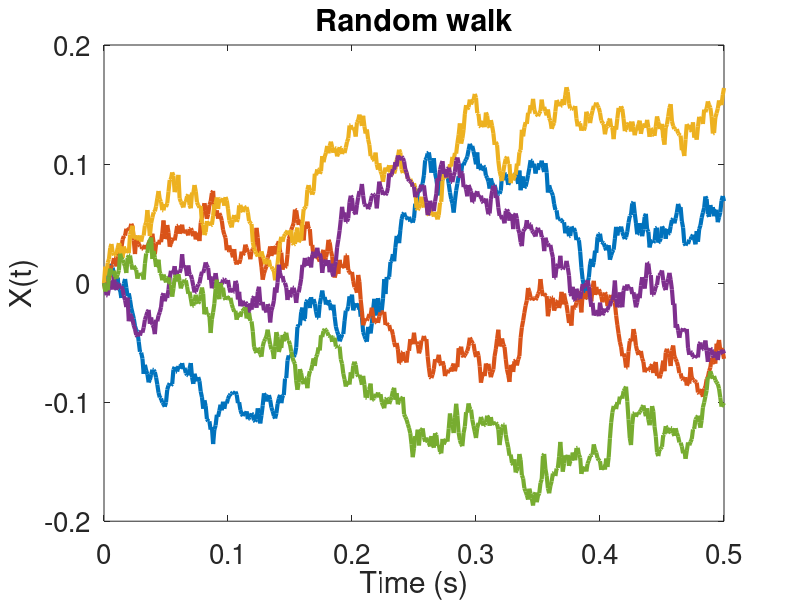

MATLAB code for this plot:
%%%%%%%%%%%%%%%%%%%%%%%%%%%%%%%%%%%%%%%%%%%%%%%%%%%%%%%%%%%%%%%%%%%%%%%%%%%
% A simple random walk simulator in 1-dimension
%
% Made by: Oscar A. Nieves
% Made in: 2019
%%%%%%%%%%%%%%%%%%%%%%%%%%%%%%%%%%%%%%%%%%%%%%%%%%%%%%%%%%%%%%%%%%%%%%%%%%%
close all; clear all; clc;

%% Parameters
T = 0.5;     % simulation time
sims = 5;    % number of simulations
dt = 1e-3;   % step-size
tv = 0:dt:T; % time array
X0 = 0;      % initial position
sigma = 0.2; % sigma parameter
Lt = length(tv);
Y = zeros(Lt,sims); % store random walks

%% Random walk loop
for N = 1:sims
    X = zeros(Lt,1);
    X(1) = X0;
    for n = 1:Lt-1
        Dr = sigma*sqrt(dt).*normrnd(0,1);
        X(n+1) = X(n) +  Dr;
    end
    Y(:,N) = X;
end

%% Plots
figure(1);
set(gcf,'color','w');
plot(tv,Y,'LineWidth',3);
xlabel('Time (s)');
ylabel('X(t)');
title('Random walk');
set(gca,'FontSize',20);
%%%%%%%%%%%%%%%%%%%%%%%%%%%%%%%%%%%%%%%%%%%%%%%%%%%%%%%%%%%%%%%%%%%%%%%%%%%